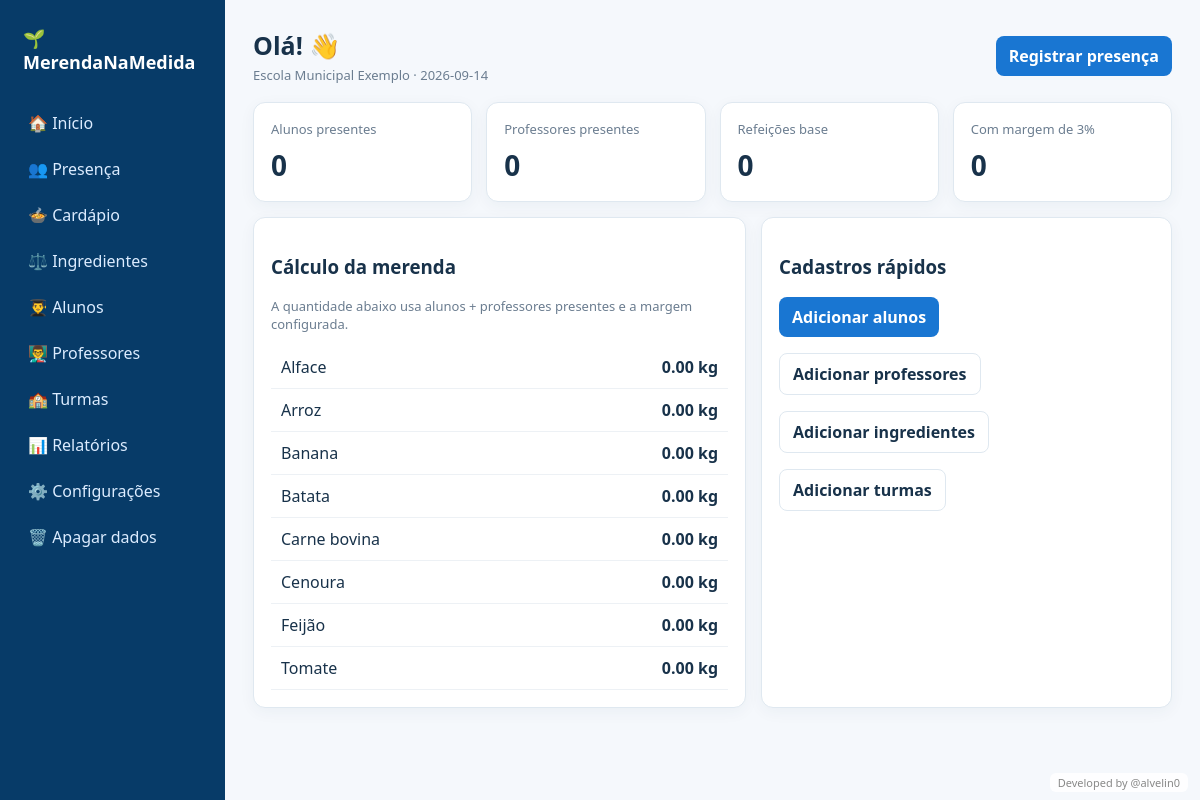
The page / on the database its author committed.
### tables this page shows
CREATE TABLE escola (
        id INTEGER PRIMARY KEY CHECK (id=1),
        nome TEXT NOT NULL DEFAULT 'Escola Municipal Exemplo',
        margem REAL NOT NULL DEFAULT 0.03
    );

CREATE TABLE ingredientes (
        id INTEGER PRIMARY KEY AUTOINCREMENT,
        nome TEXT NOT NULL UNIQUE,
        quantidade_por_refeicao REAL NOT NULL,
        unidade TEXT NOT NULL DEFAULT 'g',
        ativo INTEGER NOT NULL DEFAULT 1
    );

### app.py (the view)
@app.route("/")
def index():
    d = request.args.get("data") or date.today().isoformat()
    alunos, professores = people_counts(d)
    conn = get_db()
    escola = conn.execute("SELECT * FROM escola WHERE id=1").fetchone()
    ingredientes = conn.execute(
        "SELECT * FROM ingredientes WHERE ativo=1 ORDER BY nome"
    ).fetchall()
    turmas = conn.execute(
        "SELECT t.*, COUNT(a.id) AS qtd FROM turmas t LEFT JOIN alunos a ON a.turma_id=t.id AND a.ativo=1 GROUP BY t.id ORDER BY t.nome"
    ).fetchall()
    conn.close()
    base = alunos + professores
    total = round(base * (1 + escola["margem"]))
    return render_template(
        "index.html", data=d, alunos=alunos, professores=professores,
        base=base, total=total, escola=escola, ingredientes=ingredientes, turmas=turmas
    )

### app.py (called while the page is built)
def get_db():
    conn = sqlite3.connect(DB)
    conn.row_factory = sqlite3.Row
    conn.execute("PRAGMA foreign_keys = ON")
    return conn

def people_counts(d):
    conn = get_db()
    alunos = conn.execute(
        "SELECT COUNT(*) FROM presencas_alunos WHERE data=? AND presente=1", (d,)
    ).fetchone()[0]
    professores = conn.execute(
        "SELECT COUNT(*) FROM presencas_professores WHERE data=? AND presente=1", (d,)
    ).fetchone()[0]
    conn.close()
    return alunos, professores

### templates/index.html
{% extends "layout.html" %}{% block content %}
<div class="top"><div><h1>Olá! 👋</h1><div class="muted">{{escola.nome}} · {{data}}</div></div><a class="btn" href="/presenca?data={{data}}">Registrar presença</a></div>
<div class="grid">
<div class="card"><div class="muted">Alunos presentes</div><div class="num">{{alunos}}</div></div>
<div class="card"><div class="muted">Professores presentes</div><div class="num">{{professores}}</div></div>
<div class="card"><div class="muted">Refeições base</div><div class="num">{{base}}</div></div>
<div class="card"><div class="muted">Com margem de {{(escola.margem*100)|round|int}}%</div><div class="num">{{total}}</div></div>
</div>
<div class="grid2" style="margin-top:15px"><div class="card"><h3>Cálculo da merenda</h3><p class="muted">A quantidade abaixo usa alunos + professores presentes e a margem configurada.</p>{% for i in ingredientes %}<div class="ingredient"><span>{{i.nome}}</span><strong>{{"%.2f"|format(i.quantidade_por_refeicao*total/1000)}} kg</strong></div>{% endfor %}</div>
<div class="card"><h3>Cadastros rápidos</h3><p><a class="btn" href="/alunos">Adicionar alunos</a></p><p><a class="btn gray" href="/professores">Adicionar professores</a></p><p><a class="btn gray" href="/ingredientes">Adicionar ingredientes</a></p><p><a class="btn gray" href="/turmas">Adicionar turmas</a></p></div></div>
{% endblock %}

### templates/layout.html (shortened to what this page needs)
<!doctype html><html lang="pt-BR"><head><link rel="stylesheet" href="{{url_for('static',filename='style.css')}}"></head><body>
<div class="layout"><aside class="side"><div class="brand">🌱 MerendaNaMedida</div><nav class="nav">
<a href="/">🏠 Início</a><a href="/presenca">👥 Presença</a><a href="/cardapio">🍲 Cardápio</a><a href="/ingredientes">⚖️ Ingredientes</a><a href="/alunos">👨‍🎓 Alunos</a><a href="/professores">👨‍🏫 Professores</a><a href="/turmas">🏫 Turmas</a><a href="/relatorios">📊 Relatórios</a><a href="/config">⚙️ Configurações</a><a href="/limpar">🗑️ Apagar dados</a>
</nav></aside><main class="main">{% with messages=get_flashed_messages() %}{% for m in messages %}<div class="flash">{{m}}</div>{% endfor %}{% endwith %}{% block content %}{% endblock %}</main></div>
<div style="position:fixed;bottom:8px;right:12px;font-size:11px;color:#888;background:rgba(255,255,255,0.85);padding:2px 8px;border-radius:6px;z-index:9999;pointer-events:none">Developed by @alvelin0</div>
</body></html>

### static/style.css (style rules this page uses)
:root { --navy:#073b68;--blue:#1976d2;--green:#1b9b63;--bg:#f5f8fc;--text:#18324a;--muted:#6b7d90;--border:#dfe8f0 }
* { box-sizing:border-box }
body { margin:0;font-family:Segoe UI,Arial,sans-serif;background:var(--bg);color:var(--text) }
a { text-decoration:none;color:inherit }
.layout { display:flex;min-height:100vh }
.side { position:fixed;width:225px;inset:0 auto 0 0;background:var(--navy);color:#fff;padding:18px }
.brand { font-weight:800;font-size:18px;padding:8px 5px 24px }
.nav a { display:block;padding:10px;border-radius:8px;color:#dcecff;margin:4px 0 }
.main { margin-left:225px;width:calc(100% - 225px);padding:28px }
.top { display:flex;justify-content:space-between;align-items:center;margin-bottom:18px }
h1 { margin:0 0 4px;font-size:25px }
.muted { color:var(--muted);font-size:13px }
.grid { display:grid;grid-template-columns:repeat(4,1fr);gap:14px }
.grid2 { display:grid;grid-template-columns:1.2fr 1fr;gap:15px }
.card { background:white;border:1px solid var(--border);border-radius:12px;padding:17px;box-shadow:0 4px 16px #1739570c }
.num { font-size:28px;font-weight:800;margin-top:8px }
.btn { display:inline-block;border:0;border-radius:8px;padding:9px 13px;font-weight:700;background:var(--blue);color:#fff }
.btn.gray { background:#fff;color:var(--text);border:1px solid var(--border) }
.ingredient { display:flex;justify-content:space-between;padding:10px;border-bottom:1px solid #edf1f5 }

### rows shown on the page
escola: nome "Escola Municipal Exemplo", (escola.margem*100)|round|int "3"
ingredientes: nome "Alface", i.quantidade_por_refeicao*total/1000 "0.00"
ingredientes: nome "Arroz", i.quantidade_por_refeicao*total/1000 "0.00"
ingredientes: nome "Banana", i.quantidade_por_refeicao*total/1000 "0.00"
ingredientes: nome "Batata", i.quantidade_por_refeicao*total/1000 "0.00"
ingredientes: nome "Carne bovina", i.quantidade_por_refeicao*total/1000 "0.00"
ingredientes: nome "Cenoura", i.quantidade_por_refeicao*total/1000 "0.00"
ingredientes: nome "Feijão", i.quantidade_por_refeicao*total/1000 "0.00"
ingredientes: nome "Tomate", i.quantidade_por_refeicao*total/1000 "0.00"

### other values the page prints
{{ data }} "2026-09-14"
{{ alunos }} "0"
{{ professores }} "0"
{{ base }} "0"
{{ total }} "0"
